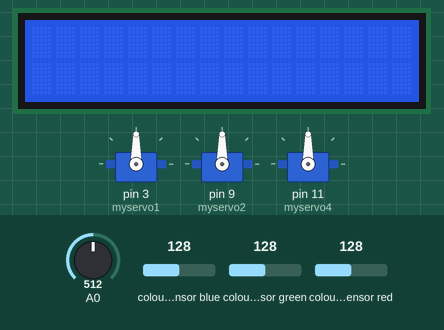
The sketch below on a simulated Arduino Uno, built with avr-gcc and run on an emulated ATmega328P. Parts: 16×2 character LCD, 3 × servo. Wiring (inferred from the names in the program): TCS3200 colour sensor: output pin 8; S2 pin 6; S3 pin 7; S0 pin 4; S1 pin 5. The test bench sets the inputs (shaded band); at power-on: A0 = 512, colour sensor blue 128, colour sensor green 128, colour sensor red 128. What the sketch prints to the serial monitor is not drawn.

Above: at 1.2 s.
1.3 s: A0 set to 970
2.8 s: A0 set to 987
At 4.9 s:
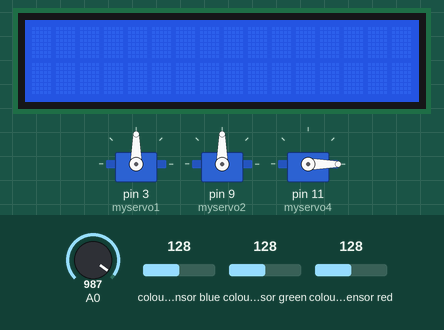
Timing chart, 0 to 11.8 s (numbered marks = the images above; inputs shaded):
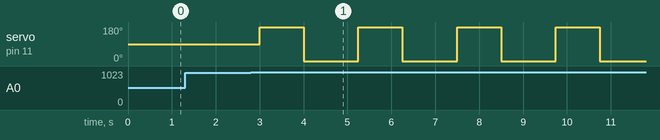

Measured:
- the behaviour switches between 986 and 987 on A0 (found by bisection; images 0 and 1)
- after the input at 1.3 s, every drawn part: stays the same
- after the input at 2.8 s, servo on pin 11 (myservo4): alternates 180° for 1.0 s and 0° for 1.3 s, starting after 0.20 s

The sketch:

all2.ino
```cpp
#include <Servo.h>
#include <LiquidCrystal_I2C.h>

#define S0 4
#define S1 5
#define S2 6
#define S3 7
#define sensorOut 8

LiquidCrystal_I2C lcd(0x27, 16, 2);
Servo myservo1;  //servo1
Servo myservo2;  //servo1
Servo myservo4;  //servo1
int pos1 = 0;  //variable for number of degrees for servo1
int pos2 = 0;  //variable for number of degrees for servo1
int pos4 = 0;  //variable for number of degrees for servo1
// Stores frequency read by the photodiodes
int redFrequency = 0;
int greenFrequency = 0;
int blueFrequency = 0;
// Stores the red. green and blue colors
int redColor = 0;
int greenColor = 0;
int blueColor = 0;
int nominal = 0; //jumlah uang
int a;
int buttonValue;

void LCD(){
  lcd.setCursor(0,0); //Defining positon to write from first row,first column .
  lcd.print(" Saldo :"); //You can write 16 Characters per line .
  lcd.setCursor(0,1);  //Defining positon to write from second row,first column .
  lcd.print(nominal);
}

void Sensor(){
  // Setting RED (R) filtered photodiodes to be read
  digitalWrite(S2,LOW);
  digitalWrite(S3,LOW);

  // Reading the output frequency
  redFrequency = pulseIn(sensorOut, LOW);
  // Remaping the value of the RED (R) frequency from 0 to 255
  // You must replace with your own values. Here's an example:
  // redColor = map(redFrequency, 70, 120, 255,0);
  redColor = map(redFrequency, 61, 73, 255,0);

  // Printing the RED (R) value
  Serial.print("R = ");
  Serial.print(redColor);

  // Setting GREEN (G) filtered photodiodes to be read
  digitalWrite(S2,HIGH);
  digitalWrite(S3,HIGH);

  // Reading the output frequency
  greenFrequency = pulseIn(sensorOut, LOW);
  // Remaping the value of the GREEN (G) frequency from 0 to 255
  // You must replace with your own values. Here's an example:
  // greenColor = map(greenFrequency, 100, 199, 255, 0);
  greenColor = map(greenFrequency, 52, 63, 255, 0);

  // Printing the GREEN (G) value
  Serial.print(" G = ");
  Serial.print(greenColor);

  // Setting BLUE (B) filtered photodiodes to be read
  digitalWrite(S2,LOW);
  digitalWrite(S3,HIGH);

  // Reading the output frequency
  blueFrequency = pulseIn(sensorOut, LOW);
  // Remaping the value of the BLUE (B) frequency from 0 to 255
  // You must replace with your own values. Here's an example:
  // blueColor = map(blueFrequency, 38, 84, 255, 0);
  blueColor = map(blueFrequency, 68, 80, 255, 0);

  // Printing the BLUE (B) value
  Serial.print(" B = ");
  Serial.print(blueColor);

  // Checks the current detected color and prints
  // a message in the serial monitor

  if(greenColor >-1000 && redColor>-1000 && blueColor >200){
    lcd.clear();
    nominal=nominal+500;
    delay(250);
  }
  else if((redColor > greenColor && redColor > blueColor)&&redColor>0){
    lcd.clear();
    nominal=nominal+1000;
    delay(250);
  }
  else if((greenColor <100 || redColor<100) && blueColor <10){
    nominal=nominal;
  }
  else if(blueColor > redColor && blueColor > greenColor){
    lcd.clear();
    nominal=nominal+2000;
    delay(250);
  }
}

void setup() {
// Setting the outputs
  pinMode(S0, OUTPUT);
  pinMode(S1, OUTPUT);
  pinMode(S2, OUTPUT);
  pinMode(S3, OUTPUT);

  // Setting the sensorOut as an input
  pinMode(sensorOut, INPUT);

  // Setting frequency scaling to 20%
  digitalWrite(S0,HIGH);
  digitalWrite(S1,LOW);

  // Begins serial communication
  Serial.begin(9600);

  lcd.begin();//Defining 16 columns and 2 rows of lcd display
  lcd.backlight();//To Power ON the back light

  myservo1.attach(3); //activating pin 3 for servo
  myservo2.attach(9); //activating pin 9 for servo
  myservo4.attach(11); //activating pin 11 for servo

}

void loop() {
  LCD();
  Sensor();

  buttonValue = analogRead(A0); //Read analog value from A0 pin
  //For 1st button:
    if (buttonValue>=987  && buttonValue<=993){
    Serial.println("button 4 is pressed!");
    a= int(nominal/500);
    for(int j=1;j<=nominal/500;j=j+1){
      myservo4.write(180); //setting servo1 to 10 degrees
      delay(1000);
      myservo4.write(0); //setting servo1 to 170 degrees
      delay(1000);
      delay(250);
    }
    lcd.clear();
    nominal=0;
  }
  //For 2nd button:
  else if (buttonValue>=914 && buttonValue<=918){
    if(nominal>=2500){
    Serial.println("button 2 is pressed!");
    myservo1.write(180); //setting servo1 to 10 degrees
    delay(1000);
    myservo1.write(0); //setting servo1 to 170 degrees
    delay(1000);
    lcd.clear();
    nominal=nominal-2500;
    }
  }
  //For 3rd button:
  else if (buttonValue>=978  && buttonValue<=980){
    if(nominal>=1500){
    Serial.println("button 1 is pressed!");
    myservo2.write(180); //setting servo1 to 10 degrees
    delay(1000);
    myservo2.write(0); //setting servo1 to 170 degrees
    delay(1000);
    lcd.clear();
    nominal=nominal-1500;
    }
  }

}
```
